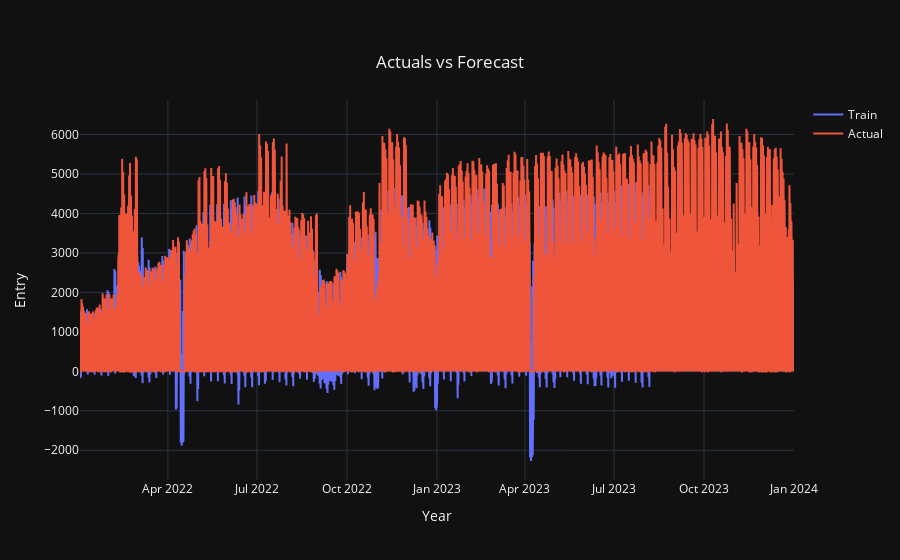

Notebook code cell kept with this figure:
### Code cell
train_samples = go.Scatter(x = forecast['ds'],
                  y = forecast['yhat'],
                  mode = 'lines',
                  name = 'Train')
test_samples = go.Scatter(x = df['ds'],
                  y = df['y'],
                  mode = 'lines',
                  name = 'Actual')

layout = go.Layout(title={'text': 'Actuals vs Forecast',
                          'y':0.9,
                          'x':0.5,
                          'xanchor': 'center',
                          'yanchor': 'top'},
                   xaxis = dict(title = 'Year'),
                   yaxis = dict(title = 'Entry'),
                   template = 'plotly_dark')

data = [train_samples, test_samples]
fig = go.Figure(data = data, layout = layout)
iplot(fig)

### Figure 1 — Plotly figure (JSON) as saved in the notebook; plotly's stock layout.template omitted (floating-point values rounded to 4 significant figures; data arrays with more than 128 entries replaced by an {"elided": "..."} marker saying what was removed)
{"data": [{"mode": "lines", "name": "Train", "type": "scatter", "x": {"elided": "11096 str values"}, "y": {"elided": "11096 float values"}}, {"mode": "lines", "name": "Actual", "type": "scatter", "x": {"elided": "14600 str values"}, "y": {"elided": "14600 int values"}}], "layout": {"title": {"text": "Actuals vs Forecast", "x": 0.5, "xanchor": "center", "y": 0.9, "yanchor": "top"}, "xaxis": {"title": {"text": "Year"}}, "yaxis": {"title": {"text": "Entry"}}}}
